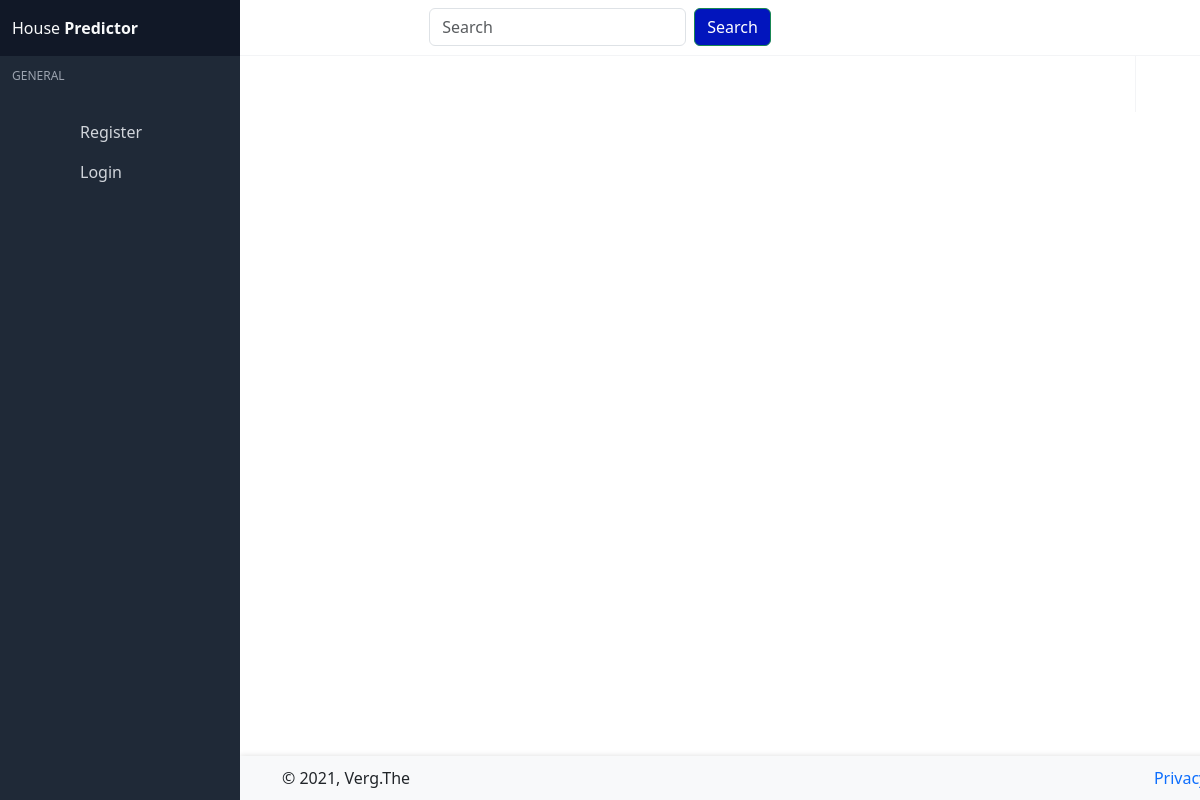
Before: /news/ with the older database file.
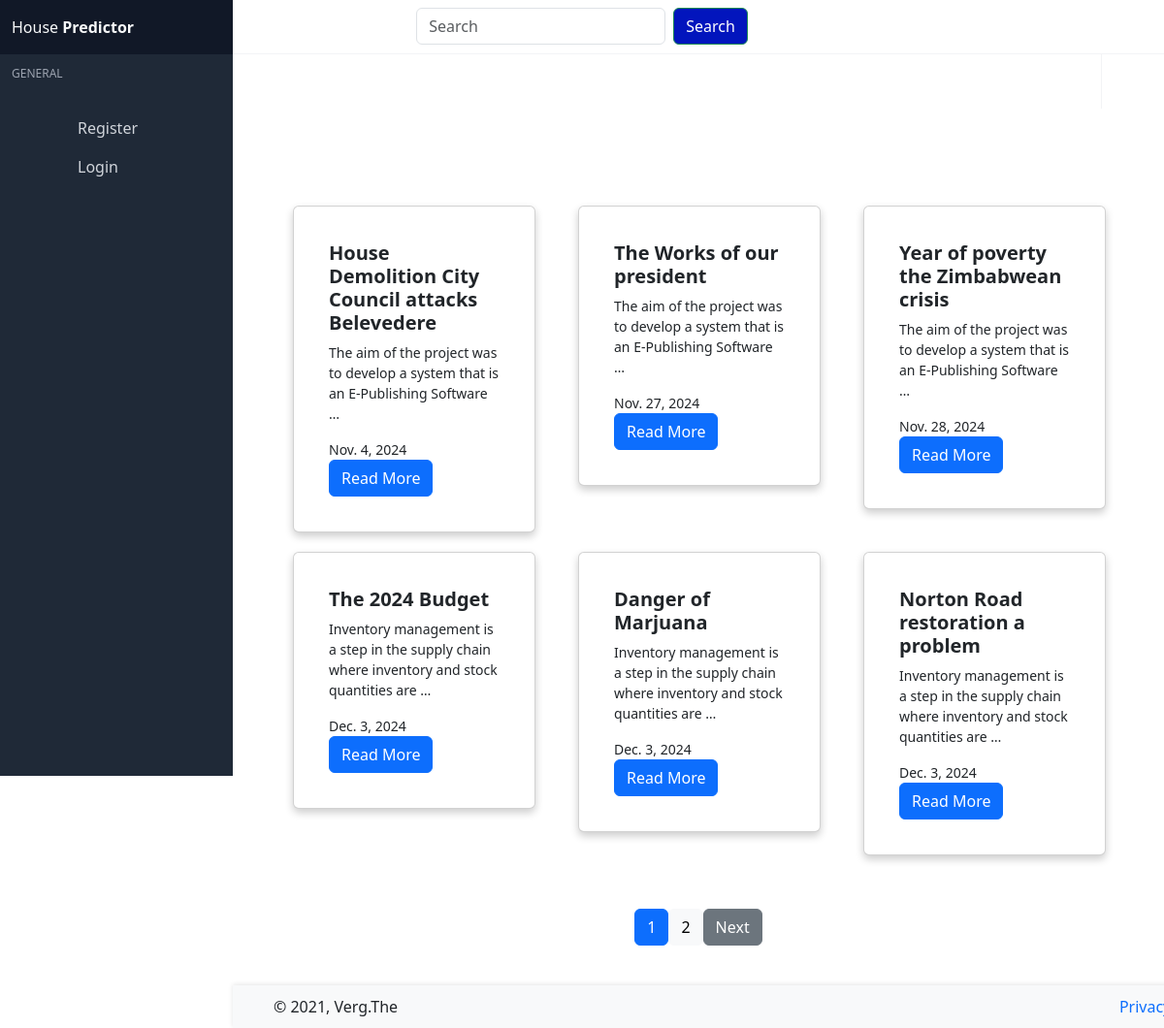
After: the same page with the newer database file.
### base/models.py (models this page shows, shortened)
class Blog(models.Model):
    author = models.CharField(max_length=100)
    name = models.CharField(max_length=100)
    content = models.TextField()
    created = models.DateField(default=timezone.now)

### base/views.py (the view)
# urls.py: path('news/', NewsListView.as_view(), name="news"),
class NewsListView(ListView):
    model= Blog
    template_name = 'base/news.html'
    fields = '__all__'
    context_object_name = 'news'
    paginate_by = 6

### base/templates/base/news.html (shortened to what this page needs)
{% extends 'base/home.html' %}
{% block content %}
<div class="container">
  <div class="row" style="display: grid; grid-template-columns: repeat(3, 1fr); gap: 20px; padding: 50px; height: max-content;">
      {% for blog in news %}
      <div class="col-12 col-md-6 col-lg-4">
          <div class="card h-80" style="align-items: center; justify-items: center; width: 250px;padding: 20px;">
            <div class="card-body">
              <h5 class="card-title">
                <b>{{ blog.name }}</b>
              </h5>
              <small>
                <p class="card-text">{{ blog.content|truncatewords:15 }}</p>
                <p class="card-text">{{ blog.created }}</p>
              </small>
              <a href="{% url 'news-detail' blog.id %}" class="btn btn-primary">Read More</a>
            </div>
          </div>
        </div>
      {% endfor %}
  </div>
<div class="pagination" style="text-align: center; justify-content :center; margin-bottom: 30px; margin-top: -50px;  padding: 55px; ">
  {% if is_paginated %}
    {% for num in paginator.page_range %}
      <a href="?page={{ num }}"
         class="btn {% if num == page_obj.number %}btn-primary{% else %}btn-light{% endif %}">
        {{ num }}
      </a>
    {% endfor %}
    {% if page_obj.has_next %}
      <a href="?page={{ page_obj.next_page_number }}" class="btn btn-secondary">Next</a>
    {% endif %}
  {% endif %}
</div>
</div>
</div>
{% endblock %}

### base/templates/base/home.html (shortened to what this page needs)
{% load static %}
<!DOCTYPE html>
<html lang="en" class="">
<head>
  <link rel="stylesheet" href="{% static 'base/css/main.css' %}"/>
  <link rel="stylesheet" href="{% static 'base/css/index.css' %}"/>
  <link rel="stylesheet" href="https://cdn.jsdelivr.net/npm/bootstrap@4.0.0/dist/css/bootstrap.min.css">
  <link href="https://cdn.jsdelivr.net/npm/bootstrap@5.3.0/dist/css/bootstrap.min.css" rel="stylesheet">
</head>
<body>
<div id="app" style="height: auto;">
  <div class="navbar-brand" style="height: 100px;">
<nav id="navbar-main" class="navbar is-fixed-top" style="align-items: center; justify-content: center; position: fixed; top: 0;">
  <form class="form-inline" style="margin-bottom: 10px;">
    <input class="form-control mr-sm-2" type="search" placeholder="Search" aria-label="Search">
    <button class="btn btn-outline-success my-2 my-sm-0" type="submit" style="color:#fff;background-color: rgb(2, 21, 189);">Search</button>
  </form>
  <div class="navbar-menu" id="navbar-menu">
    <div class="navbar-end">
      <div class="navbar-item dropdown has-divider has-user-avatar">
        <a class="navbar-link">
          <span class="icon"></span>
        </a>
      </div>
      <a title="Log out" class="navbar-item desktop-icon-only" href="{% url 'logout' %}">
        <span class="icon"></span>
      </a>
    </div>
  </div>
</nav>
</div>
<aside class="aside is-placed-left is-expanded">
  <div class="aside-tools">
    <div>
     <a href="{% url 'home' %}" style="text-decoration: none; color: #f8f9fa;">House <b class="font-black">Predictor</b></a>
    </div>
  </div>
  <div class="menu is-menu-main">
    <p class="menu-label">General</p>
    <ul class="menu-list" >
        {% if request.user.is_authenticated %}
      <li class="--set-active-tables-html">
        <a href="{% url 'predict_price' %}"style="text-decoration: none;">
          <span class="icon"><i class=" mdi mdi-chart-line"></i></span>
          <span class="menu-item-label">Prediction</span>
        </a>
      </li>
      <li class="--set-active-tables-html">
        <a href="{% url 'news' %}"style="text-decoration: none;">
          <span class="icon"><i class="mdi mdi-table"></i></span>
          <span class="menu-item-label">News</span>
        </a>
      </li>
      <li class="--set-active-forms-html">
        <a href="{% url 'logout' %}"style="text-decoration: none;">
          <span class="icon"><i class="mdi mdi-square-edit-outline"></i></span>
          <span class="menu-item-label">Logout</span>
        </a>
      </li>
                {% else %}
      <li class="--set-active-profile-html">
        <a href="{% url 'register' %}" style="text-decoration: none;">
          <span class="icon"></span>
          <span class="menu-item-label">Register</span>
        </a>
      </li>
      <li>
        <a href="{% url 'login'%}" style="text-decoration: none;">
          <span class="icon"></span>
          <span class="menu-item-label">Login</span>
        </a>
      </li>
        {% endif %}
  </div>
</aside>
    {% block content%}
    {% endblock %}
  <footer class="footer" style="position: fixed; bottom: 0; width: 100%; background-color: #f8f9fa; padding: 10px 20px; box-shadow: 0 -1px 5px rgba(0, 0, 0, 0.1);">
    <div class="container">
        <div class="d-flex flex-column flex-md-row align-items-center justify-content-between">
            <div>
                © 2021, Verg.The
            </div>
            <div>
                <a href="#" class="text-decoration-none me-3">Privacy Policy</a>
            </div>
        </div>
    </div>
</footer>
<link rel="stylesheet" href="https://cdn.materialdesignicons.com/4.9.95/css/materialdesignicons.min.css">
</body>
</html>

### base/static/base/css/index.css (style rules this page uses)
.row { gap: 10px; }
.card { box-shadow: 0 4px 8px rgba(0, 0, 0, 0.2); border-radius: 8px; display: grid; grid-template-columns: repeat(2, 1fr); gap: 20px; padding: 50px; grid-gap: 1rem; }

Changed rows visible on the page:
added Blog: name "House Demolition City Council attacks Belevedere", content "The aim of the project was to develop a system that is an E-Publishing Software …", created "Nov. 4, 2024"
added Blog: name "The Works of our president", content "The aim of the project was to develop a system that is an E-Publishing Software …", created "Nov. 27, 2024"
added Blog: name "Year of poverty the Zimbabwean crisis", content "The aim of the project was to develop a system that is an E-Publishing Software …", created "Nov. 28, 2024"
added Blog: name "The 2024 Budget", content "Inventory management is a step in the supply chain where inventory and stock quantities are …", created "Dec. 3, 2024"
added Blog: name "Danger of Marjuana", content "Inventory management is a step in the supply chain where inventory and stock quantities are …", created "Dec. 3, 2024"
added Blog: name "Norton Road restoration a problem", content "Inventory management is a step in the supply chain where inventory and stock quantities are …", created "Dec. 3, 2024"
Other visible differences:
new list line: "1"
new list line: "2"
text now shown: "Next"
